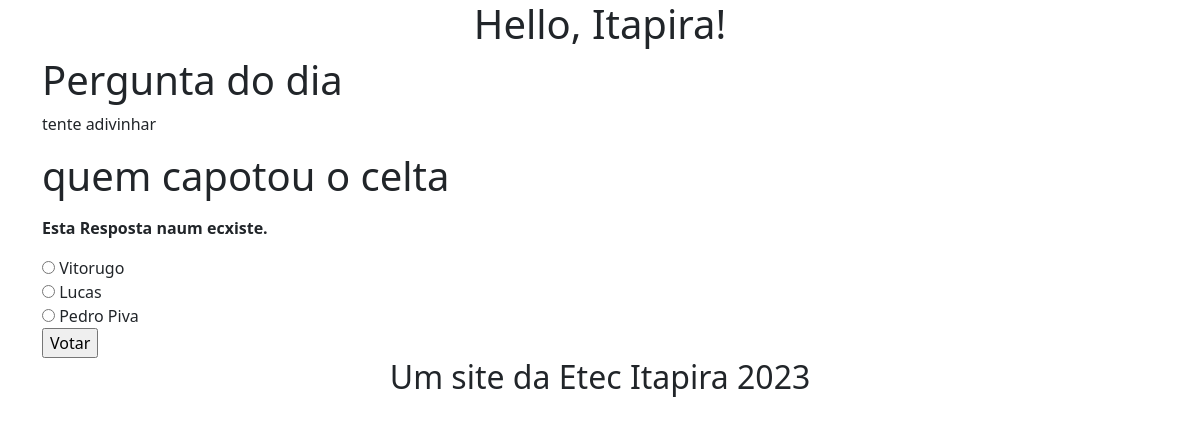
The app's page /enquete/6/voto/ with its own data.
### enquete/models.py (models this page shows, shortened)
class Questao(models.Model):
    pergunta = models.CharField(max_length=200)
    data = models.DateTimeField(auto_now_add=True)

class Resposta(models.Model):
    questao = models.ForeignKey(Questao, on_delete=models.CASCADE)
    resposta = models.CharField(max_length=200)
    votos = models.IntegerField(default=0)

### enquete/views.py (the view)
# urls.py: path("<int:questao_id>/voto/", views.voto, name="voto"),
def voto(request, questao_id):
    questao = get_object_or_404(Questao, pk=questao_id)
    try:
        resposta = questao.resposta_set.get(pk=request.POST["resposta"])
    except (KeyError, Resposta.DoesNotExist):
        return render(
            request,
            "enquete/questao.html",
            {
                "questao": questao,
                "error_message": "Esta Resposta naum ecxiste.",
            },
        )
    else:
        resposta.votos += 1
        resposta.save()
        return HttpResponseRedirect(reverse("resultados", args=(questao.id,)))

### enquete/templates/enquete/questao.html (shortened to what this page needs)
{% extends "enquete/base.html" %}
{% block content %}
<h1>Pergunta do dia</h1>
<p>tente adivinhar</p>
<form action="{% url 'voto' questao.id %}" method="post">
  <fieldset>
    <legend>
      <h1>{{ questao.pergunta }}</h1>
    </legend>
    {% if error_message %}
    <p><strong>{{ error_message }}</strong></p>
    {% endif %}
    {% for respostas in questao.resposta_set.all %}
    <input type="radio" name="resposta" id="resposta{{ forloop.counter }}" value="{{ respostas.id }}">
    <label for="resposta{{ forloop.counter }}">{{ respostas.resposta }}</label><br>
    {% endfor %}
  </fieldset>
  <input type="submit" value="Votar">
</form>
{% endblock %}

### records on screen
Questao: pergunta "quem capotou o celta"
Resposta: resposta "Vitorugo"
Resposta: resposta "Lucas"
Resposta: resposta "Pedro Piva"

### other values on screen
{{ error_message }} "Esta Resposta naum ecxiste."
